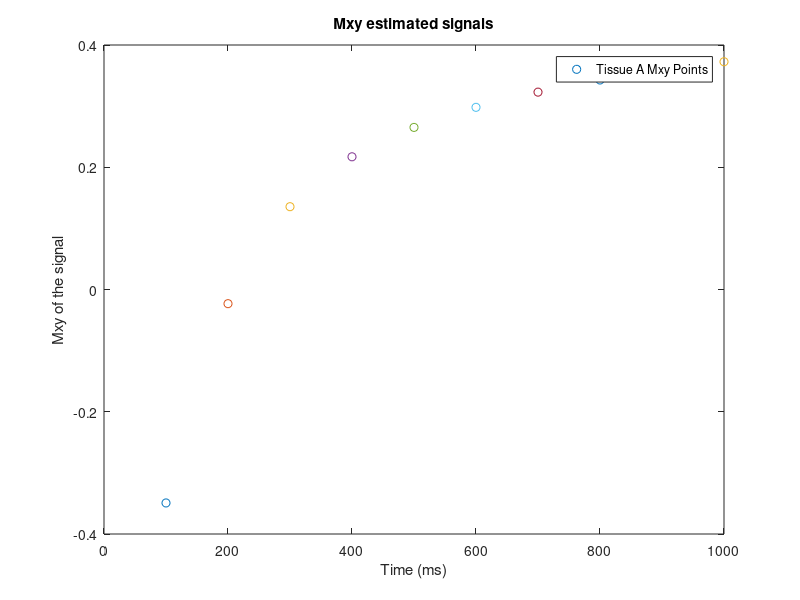
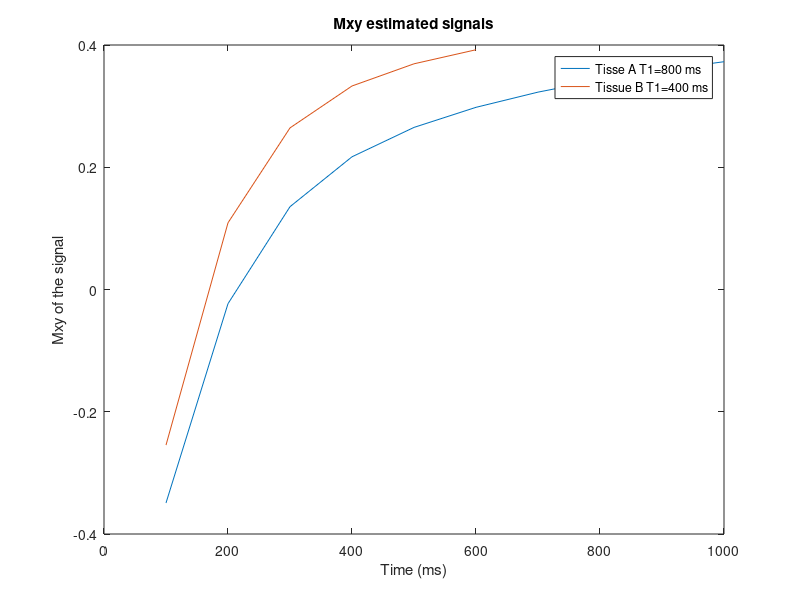

MATLAB code for these plots, in order: (Note: this script raises an error after producing the figures.)
%% Design a pulse sequence for T1 mapping. That is, instead of acquiring a T1-
% weighted image, design data acquisition and image analysis methods that would 
% estimate the T1 value for each pixel of the image. Implement a simulation of this 
% in MATLAB using two tissues with T1A = 800 ms and T1B = 400 ms.


%% Question 5 
Mo=1;
Mz=-1;
TA=800;
TB=400;
t=[0:1:5000];

%% 100 ms 
% first RF pulse 180 degrees
MztA_180=(Mz-Mo)*exp(-t/TA)+Mo;
MztB_180=(Mz-Mo)*exp(-t/TB)+Mo;

% 10 degree RF pulse every 100 ms (Yu told me to use these values because
% the ones I was using were > T1A and T1B
new_time=100; %ms
a=10; % angle in degrees
MztA_b4_100=Mo*(1-2*exp(-new_time/TA));
MztB_b4_100=Mo*(1-2*exp(-new_time/TB));

% after 100 ms 
MztA_after_100=MztA_b4_100*cos(a);
MztB_after_100=MztB_b4_100*cos(a);

% Mxy signal at 100 ms 
MxyA_after_100=MztA_after_100*sin(a);
MxyB_after_100=MztB_after_100*sin(a);

%% 200 ms 
% before 200 ms 
MztA_b4_200=Mo+(MxyA_after_100-Mo)*exp(-200/800);
MztB_b4_200=Mo+(MxyB_after_100-Mo)*exp(-200/400);

% after 200 ms 
MztA_after_200=MztA_b4_200*cos(a);
MztB_after_200=MztB_b4_200*cos(a);

% Mxy signal at 200 ms
MxyA_b4_200=MztA_after_200*sin(a);
MxyB_b4_200=MztB_after_200*sin(a);

%% 300 ms 
% before 300 ms 
MztA_b4_300=Mo+(MxyA_b4_200-Mo)*exp(-300/800);
MztB_b4_300=Mo+(MxyB_b4_200-Mo)*exp(-300/400);

% after 300 ms 
MztA_after_300=MztA_b4_300*cos(a);
MztB_after_300=MztB_b4_300*cos(a);

% Mxy signal at 300 ms
MxyA_b4_300=MztA_after_300*sin(a);
MxyB_b4_300=MztB_after_300*sin(a);

%% 400 ms 
% before 400 ms 
MztA_b4_400=Mo+(MxyA_b4_300-Mo)*exp(-400/800);
MztB_b4_400=Mo+(MxyB_b4_300-Mo)*exp(-400/400);

% after 400 ms 
MztA_after_400=MztA_b4_400*cos(a);
MztB_after_400=MztB_b4_400*cos(a);

% Mxy signal at 400 ms
MxyA_b4_400=MztA_after_400*sin(a);
MxyB_b4_400=MztB_after_400*sin(a);

%% 500 ms
% before 500 ms 
MztA_b4_500=Mo+(MxyA_b4_400-Mo)*exp(-500/800);
MztB_b4_500=Mo+(MxyB_b4_400-Mo)*exp(-500/400);

% after 500 ms 
MztA_after_500=MztA_b4_500*cos(a);
MztB_after_500=MztB_b4_500*cos(a);

% Mxy signal at 500 ms
MxyA_b4_500=MztA_after_500*sin(a);
MxyB_b4_500=MztB_after_500*sin(a);

%% 600 ms 
% before 600 ms 
MztA_b4_600=Mo+(MxyA_b4_500-Mo)*exp(-600/800);
MztB_b4_600=Mo+(MxyB_b4_500-Mo)*exp(-600/400);

% after 600 ms 
MztA_after_600=MztA_b4_600*cos(a);
MztB_after_600=MztB_b4_600*cos(a);

% Mxy signal at 600 ms
MxyA_b4_600=MztA_after_600*sin(a);
MxyB_b4_600=MztB_after_600*sin(a);

%% 700 ms 
% before 700 ms 
MztA_b4_700=Mo+(MxyA_b4_600-Mo)*exp(-700/800);

% after 700 ms 
MztA_after_700=MztA_b4_700*cos(a);

% Mxy signal at 700 ms
MxyA_b4_700=MztA_after_700*sin(a);

%% 800 ms 
% before 800 ms 
MztA_b4_800=Mo+(MxyA_b4_700-Mo)*exp(-800/800);

% after 800 ms 
MztA_after_800=MztA_b4_800*cos(a);

% Mxy signal at 800 ms
MxyA_b4_800=MztA_after_800*sin(a);

%% 900 ms 
% before 900 ms 
MztA_b4_900=Mo+(MxyA_b4_800-Mo)*exp(-900/800);

% after 900 ms 
MztA_after_900=MztA_b4_900*cos(a);

% Mxy signal at 900 ms
MxyA_b4_900=MztA_after_900*sin(a);

%% 1000 ms 
% before 1000 ms 
MztA_b4_1000=Mo+(MxyA_b4_900-Mo)*exp(-1000/800);

% after 1000 ms 
MztA_after_1000=MztA_b4_1000*cos(a);

% Mxy signal at 1000 ms
MxyA_b4_1000=MztA_after_1000*sin(a);

%% 
figure (1)
plot(100,MxyA_after_100,'o')
hold on 
plot(200,MxyA_b4_200,'o')
hold on 
plot(300,MxyA_b4_300,'o')
hold on 
plot(400,MxyA_b4_400,'o')
hold on 
plot(500,MxyA_b4_500,'o')
hold on 
plot(600,MxyA_b4_600,'o')
hold on 
plot(700,MxyA_b4_700,'o')
hold on 
plot(800,MxyA_b4_800,'o')
hold on 
plot(900,MxyA_b4_900,'o')
hold on 
plot(1000,MxyA_b4_1000,'o')
title('Mxy estimated signals')
xlabel('Time (ms)')
ylabel('Mxy of the signal')
legend("Tissue A Mxy Points")
%% 
y=[MxyA_after_100; MxyA_b4_200; MxyA_b4_300; MxyA_b4_400; MxyA_b4_500; MxyA_b4_600; MxyA_b4_700; MxyA_b4_800; MxyA_b4_900; MxyA_b4_1000];
x=[100; 200; 300; 400; 500; 600; 700; 800; 900; 1000];
figure (2)
plot(x,y)

hold on 
y=[MxyB_after_100; MxyB_b4_200; MxyB_b4_300; MxyB_b4_400; MxyB_b4_500; MxyB_b4_600];
x=[100; 200; 300; 400; 500; 600];

plot(x,y)
legend("Tisse A T1=800 ms","Tissue B T1=400 ms")
title('Mxy estimated signals')
xlabel('Time (ms)')
ylabel('Mxy of the signal')
%% fit the curve 
yA=[MxyA_after_100; MxyA_b4_200; MxyA_b4_300; MxyA_b4_400; MxyA_b4_500; MxyA_b4_600; MxyA_b4_700; MxyA_b4_800; MxyA_b4_900; MxyA_b4_1000];
xA=[100; 200; 300; 400; 500; 600; 700; 800; 900; 1000];

yB=[MxyB_after_100; MxyB_b4_200; MxyB_b4_300; MxyB_b4_400; MxyB_b4_500; MxyB_b4_600];
xB=[100; 200; 300; 400; 500; 600];

y_fitA=fit(xA,yA,'exp2')
figure (3)
plot(y_fitA,xA,yA)
hold on 
y_fitB=fit(xB,yB,'exp2')
plot(y_fitB,xB,yB)
title('Fit of the curve of the Tissue A and Tissue B points')
xlabel('Time (ms)')
ylabel('Mxy of the signal')
legend('data points A','fit curve A','data points B','fit curve B')

%% solving equation 
a =      0.2368;
b =    0.000464;
c =      -1.247;
d =   -0.007373;
y_fit= a*exp(b*x) + c*exp(d*x)

%% 
y_fit=MxyA_b4_1000*(1-2*exp(-800/T))

syms T
%1500 = MxyA_b4_1000*(1-2*exp(-400/T))
%s=solve(MztA_b4_100)
s=solve(T)